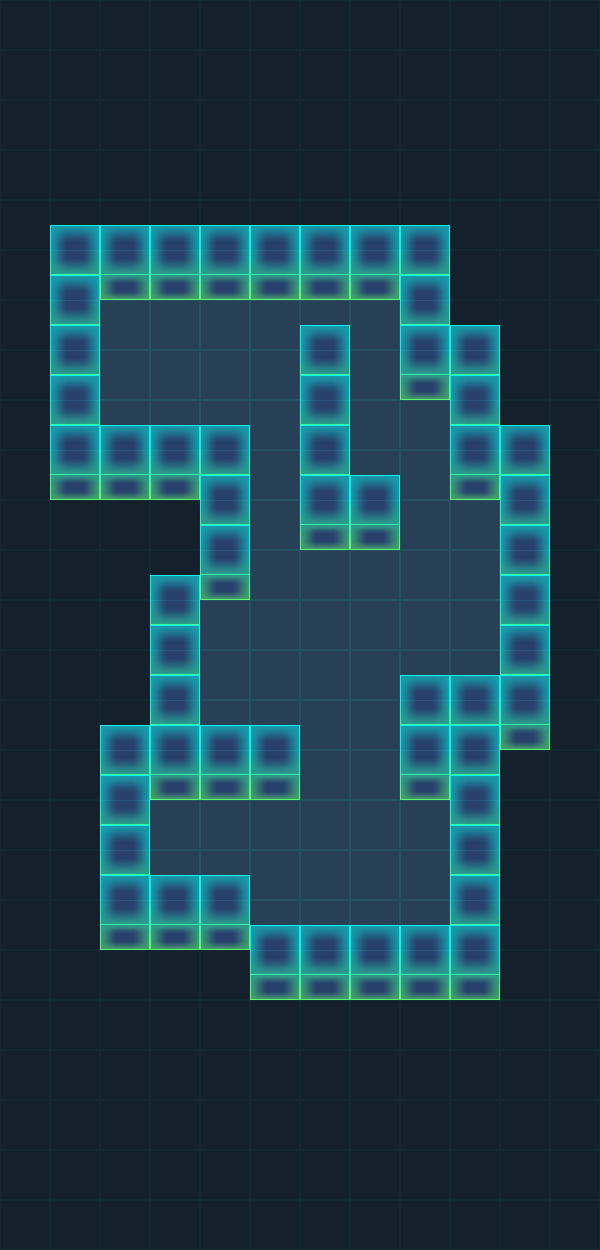

A 2D game scene composited from a Tiled map and its tileset images. What follows is a short description and the map's XML, with every tile layer's data as written:
An orthogonal 12x25 tile map with 50x50 px tiles, 4 tile layers (BG, WallBottom, Play, WallUp) and 10 objects (Hero, M1, M2, End).

<map version="1.0" orientation="orthogonal" renderorder="right-down" width="12" height="25" tilewidth="50" tileheight="50" nextobjectid="24">
 <tileset firstgid="1" source="tiles.tsx" />
 <layer name="BG" width="12" height="25">
  <data encoding="csv">
6,6,6,6,6,6,6,6,6,6,6,6,
6,6,6,6,6,6,6,6,6,6,6,6,
6,6,6,6,6,6,6,6,6,6,6,6,
6,6,6,6,6,6,6,6,6,6,6,6,
6,6,6,6,6,6,6,6,6,6,6,6,
6,6,6,6,6,6,6,6,6,6,6,6,
6,6,5,5,5,5,5,5,6,6,6,6,
6,6,5,5,5,5,6,5,5,6,6,6,
6,6,5,5,5,5,6,5,5,6,6,6,
6,6,6,6,6,5,6,5,5,6,6,6,
6,6,6,6,6,5,6,6,5,5,6,6,
6,6,6,6,6,5,5,5,5,5,6,6,
6,6,6,6,5,5,5,5,5,5,6,6,
6,6,6,6,5,5,5,5,5,5,6,6,
6,6,6,6,5,5,5,5,6,6,6,6,
6,6,6,6,6,6,5,5,6,6,6,6,
6,6,6,5,5,5,5,5,5,6,6,6,
6,6,6,5,5,5,5,5,5,6,6,6,
6,6,6,6,6,5,5,5,5,6,6,6,
6,6,6,6,6,6,6,6,6,6,6,6,
6,6,6,6,6,6,6,6,6,6,6,6,
6,6,6,6,6,6,6,6,6,6,6,6,
6,6,6,6,6,6,6,6,6,6,6,6,
6,6,6,6,6,6,6,6,6,6,6,6,
6,6,6,6,6,6,6,6,6,6,6,6
</data>
 </layer>
 <layer name="WallBottom" width="12" height="25">
  <data encoding="csv">
0,0,0,0,0,0,0,0,0,0,0,0,
0,0,0,0,0,0,0,0,0,0,0,0,
0,0,0,0,0,0,0,0,0,0,0,0,
0,0,0,0,0,0,0,0,0,0,0,0,
0,3,3,3,3,3,3,3,3,0,0,0,
0,4,2,2,2,2,2,2,4,0,0,0,
0,4,0,0,0,0,0,0,4,3,0,0,
0,4,0,0,0,0,4,0,2,4,0,0,
0,4,0,0,0,0,4,0,0,4,3,0,
0,2,2,2,4,0,4,0,0,2,4,0,
0,0,0,0,4,0,2,2,0,0,4,0,
0,0,0,3,2,0,0,0,0,0,4,0,
0,0,0,4,0,0,0,0,0,0,4,0,
0,0,0,4,0,0,0,0,0,0,4,0,
0,0,3,4,0,0,0,0,4,4,2,0,
0,0,4,2,2,2,0,0,2,4,0,0,
0,0,4,0,0,0,0,0,0,4,0,0,
0,0,4,0,0,0,0,0,0,4,0,0,
0,0,2,2,2,0,0,0,0,4,0,0,
0,0,0,0,0,2,2,2,2,2,0,0,
0,0,0,0,0,0,0,0,0,0,0,0,
0,0,0,0,0,0,0,0,0,0,0,0,
0,0,0,0,0,0,0,0,0,0,0,0,
0,0,0,0,0,0,0,0,0,0,0,0,
0,0,0,0,0,0,0,0,0,0,0,0
</data>
 </layer>
 <objectgroup name="Coin">
  <object id="5" x="107" y="410" width="31.6667" height="34" />
  <object id="16" x="409.333" y="413.333" width="29.3333" height="25.3333" />
  <object id="17" x="262.667" y="657.333" width="26.6667" height="28" />
 </objectgroup>
 <objectgroup name="Star">
  <object id="11" x="110" y="259" width="32" height="35">
   <ellipse />
  </object>
  <object id="12" x="260" y="463" width="27" height="26">
   <ellipse />
  </object>
  <object id="13" x="460" y="664" width="29" height="27">
   <ellipse />
  </object>
 </objectgroup>
 <objectgroup name="Actor">
  <object id="1" name="Hero" x="119" y="317" width="10" height="10">
   <ellipse />
  </object>
  <object id="2" name="M1" x="421.667" y="921" width="10" height="10">
   <ellipse />
  </object>
  <object id="3" name="M2" x="468.333" y="527" width="10" height="10">
   <ellipse />
  </object>
  <object id="15" name="End" x="167" y="823" width="10" height="10">
   <ellipse />
  </object>
 </objectgroup>
 <layer name="Play" width="12" height="25">
  <data encoding="csv">
0,0,0,0,0,0,0,0,0,0,0,0,
0,0,0,0,0,0,0,0,0,0,0,0,
0,0,0,0,0,0,0,0,0,0,0,0,
0,0,0,0,0,0,0,0,0,0,0,0,
0,0,0,0,0,0,0,0,0,0,0,0,
0,0,0,0,0,0,0,0,0,0,0,0,
0,0,0,0,0,0,0,0,0,0,0,0,
0,0,0,0,0,0,0,0,0,0,0,0,
0,0,0,0,0,0,0,0,0,0,0,0,
0,0,0,0,0,0,0,0,0,0,0,0,
0,0,0,0,0,0,0,0,0,0,0,0,
0,0,0,0,0,0,0,0,0,0,0,0,
0,0,0,0,0,0,0,0,0,0,0,0,
0,0,0,0,0,0,0,0,0,0,0,0,
0,0,0,0,0,0,0,0,0,0,0,0,
0,0,0,0,0,0,0,0,0,0,0,0,
0,0,0,0,0,0,0,0,0,0,0,0,
0,0,0,0,0,0,0,0,0,0,0,0,
0,0,0,0,0,0,0,0,0,0,0,0,
0,0,0,0,0,0,0,0,0,0,0,0,
0,0,0,0,0,0,0,0,0,0,0,0,
0,0,0,0,0,0,0,0,0,0,0,0,
0,0,0,0,0,0,0,0,0,0,0,0,
0,0,0,0,0,0,0,0,0,0,0,0,
0,0,0,0,0,0,0,0,0,0,0,0
</data>
 </layer>
 <layer name="WallUp" width="12" height="25">
  <data encoding="csv">
0,0,0,0,0,0,0,0,0,0,0,0,
0,0,0,0,0,0,0,0,0,0,0,0,
0,0,0,0,0,0,0,0,0,0,0,0,
0,0,0,0,0,0,0,0,0,0,0,0,
0,0,0,0,0,0,0,0,0,0,0,0,
0,0,0,0,0,0,0,0,0,0,0,0,
0,0,0,0,0,0,1,0,0,0,0,0,
0,0,0,0,0,0,0,0,0,0,0,0,
0,0,1,1,1,0,0,0,0,0,0,0,
0,0,0,0,0,0,0,1,0,0,0,0,
0,0,0,0,0,0,0,0,0,0,0,0,
0,0,0,0,0,0,0,0,0,0,0,0,
0,0,0,0,0,0,0,0,0,0,0,0,
0,0,0,0,0,0,0,0,1,1,0,0,
0,0,0,0,1,1,0,0,0,0,0,0,
0,0,0,0,0,0,0,0,0,0,0,0,
0,0,0,0,0,0,0,0,0,0,0,0,
0,0,0,1,1,0,0,0,0,0,0,0,
0,0,0,0,0,1,1,1,1,0,0,0,
0,0,0,0,0,0,0,0,0,0,0,0,
0,0,0,0,0,0,0,0,0,0,0,0,
0,0,0,0,0,0,0,0,0,0,0,0,
0,0,0,0,0,0,0,0,0,0,0,0,
0,0,0,0,0,0,0,0,0,0,0,0,
0,0,0,0,0,0,0,0,0,0,0,0
</data>
 </layer>
</map>
